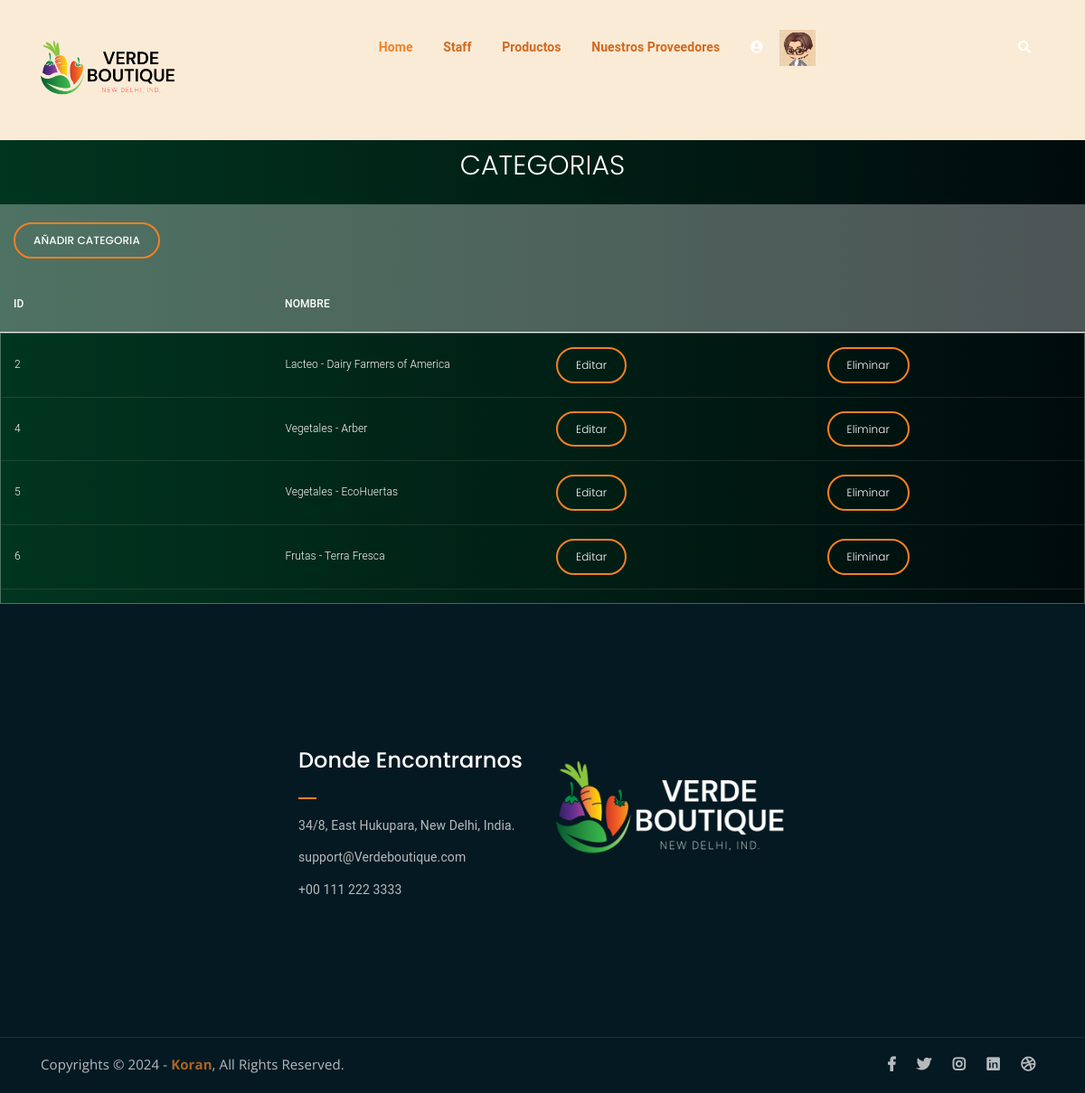
Screenshot of /Categorias (signed in) with the database file from the repository.
### Tienda/models.py (models this page shows, shortened)
class Avatar(models.Model):
    user = models.OneToOneField(User, on_delete=models.CASCADE)
    image = models.ImageField(upload_to='avatars', null=True, blank=True)

class Categoria(models.Model):
    nombre = models.CharField(max_length=100)
    objects = models.Manager()

### Tienda/views.py (the view)
# urls.py: path('Categorias', views.ver_cat, name='Cats'),
@staff_member_required
def ver_cat(request):
    categorias = Categoria.objects.all()
    dicc = {"categorias": categorias}
    return render(request, '#4CategoriaActiva.html', dicc)

### Tienda/template/#4CategoriaActiva.html (shortened to what this page needs)
{%extends '#2StockActivo.html' %}
{%load static%}
{%block lista%}
<h1>Categorias</h1>
<div class="tbl-header">
  <table cellpadding="0" cellspacing="0" border="0">
	<thead>
	  <tr>
		<th><a href="{%url 'AddCat' %}" class="bordered-btn" style="position: relative;">Añadir Categoria</a></th>
	  </tr>
	  <tr>
		<th>Id</th>
		<th>Nombre</th>
		<th></th>
		<th></th>
	  </tr>
	</thead>
  </table>
</div>
<div class="tbl-content">
  <table cellpadding="0" cellspacing="0" border="0">
	<tbody>
{% for n in categorias %}
	  <tr>
		<td class="product-name">{{n.id}}</td>
		<td class="product-name">{{n.nombre}}</td>
		<td><a href="{%url 'EdtCat' n.id%}" class="bordered-btn" style="position: relative;">Editar</a></td>
		<td><a href="{%url 'DelCat' n.id%}" class="bordered-btn" style="position: relative;">Eliminar</a></td>
	  </tr>
{% endfor %}
	</tbody>
  </table>
</div>
{%endblock%}

### Tienda/template/#2StockActivo.html (shortened to what this page needs)
<!DOCTYPE html>
<html lang="en">
	{%load static%}
<head>
	<link rel="stylesheet" href="{%static 'Tienda/assets/css/all.min.css' %}">
	<link rel="stylesheet" href="{%static 'Tienda/assets/bootstrap/css/bootstrap.min.css' %}">
	<link rel="stylesheet" href="{%static 'Tienda/assets/css/owl.carousel.css' %}">
	<link rel="stylesheet" href="{%static 'Tienda/assets/css/magnific-popup.css' %}">
	<link rel="stylesheet" href="{%static 'Tienda/assets/css/animate.css' %}">
	<link rel="stylesheet" href="{%static 'Tienda/assets/css/meanmenu.min.css' %}">
	<link rel="stylesheet" href="{%static 'Tienda/assets/css/main.css' %}">
	<link rel="stylesheet" href="{%static 'Tienda/assets/css/responsive.css' %}">
</head>
<body>
		<div class="top-header-area" id="sticker" style="background-color:antiquewhite; position:relative">
			<div class="container">
				<div class="row">
					<div class="col-lg-12 col-sm-12 text-center">
						<div class="main-menu-wrap">
							<div class="site-logo" style="position:inherit;">
								<a href="">
									<img src="{% static 'Tienda/assets/img/GreenFruitLogo2.png' %}" alt="">
								</a>
							</div>
							{%if request.user.is_authenticated %}
							<nav class="main-menu" style="display: flexbox; background-color:antiquewhite">
								<ul>
									<li class="current-list-item"><a href="{%url 'Home'%}">Home</a>
									</li>
									<li><a href="" style="color: chocolate;">Staff</a>
									</li>
									<li><a href="{%url 'PrdL'%}" style="color: chocolate;">Productos</a>
									</li>
									<li><a href="" style="color: chocolate;">Nuestros Proveedores</a>
									</li>
									<li><a href="#" class="fas fa-user-circle"></a>
									</li>
									<img src="{{user.avatar.image.url}}" alt="" width="40ppx" height="40ppx">
						{%endif%}
									<li>
										<div class="header-icons">
											<a class="mobile-hide search-bar-icon" href="#"><i class="fas fa-search"></i></a>
										</div>
									</li>
								</ul>
							</nav>
						</div>
					</div>
				</div>
			</div>
		</div>
{%block lista%}{%endblock%}
	<div class="footer-area">
		<div class="container">
			<div class="row">
				<div class="col-lg-3 col-md-6">
				</div>
				<div class="col-lg-3 col-md-6">
					<div class="footer-box get-in-touch">
						<h2 class="widget-title">Donde Encontrarnos</h2>
						<ul>
							<li>34/8, East Hukupara, New Delhi, India.</li>
							<li>support@Verdeboutique.com</li>
							<li>+00 111 222 3333</li>
						</ul>
					</div>
				</div>
				<div class="col-lg-3 col-md-6">
					<div class="footer-box pages">
					<img src="{%static 'Tienda/assets/img/GreenFruitLogo4.png' %}">
					</div>
				</div>
				<div class="col-lg-3 col-md-6">
				</div>
			</div>
		</div>
	</div>
	<div class="copyright">
		<div class="container">
			<div class="row">
				<div class="col-lg-6 col-md-12">
					<p>Copyrights &copy; 2024 - <a href="https://steamcommunity.com/profiles/76561198387410870/">Koran</a>,  All Rights Reserved.</p>
				</div>
				<div class="col-lg-6 text-right col-md-12">
					<div class="social-icons">
						<ul>
							<li><a href="#" target="_blank"><i class="fab fa-facebook-f"></i></a></li>
							<li><a href="#" target="_blank"><i class="fab fa-twitter"></i></a></li>
							<li><a href="#" target="_blank"><i class="fab fa-instagram"></i></a></li>
							<li><a href="#" target="_blank"><i class="fab fa-linkedin"></i></a></li>
							<li><a href="#" target="_blank"><i class="fab fa-dribbble"></i></a></li>
						</ul>
					</div>
				</div>
			</div>
		</div>
	</div>
</body>
</html>

### Tienda/static/Tienda/assets/css/main.css (style rules this page uses)
html { font-size: 14px; font-weight: 400; line-height: 28px; height: 100%; }
body { font-family: "Open Sans", sans-serif; font-weight: 400; font-size: 1rem; letter-spacing: 0.1px; line-height: 1.8; color: #051922; overflow-x: hidden; }
body img { max-width: 100%; }
a { cursor: pointer; text-decoration: none; -webkit-transition: all 0.2s ease-in-out; -o-transition: all 0.2s ease-in-out; transition: all 0.2s ease-in-out; }
h1, .h1, h2, .h2, h3, .h3, h4, .h4, h5, .h5, h6, .h6 { font-family: "Poppins", sans-serif; font-weight: 700; margin: 0 0 1.25rem 0; color: #051922; }
h1, .h1 { font-size: 4rem; font-weight: 700; line-height: 4rem; }
h2, .h2 { font-size: 3rem; font-weight: 700; line-height: 3.25rem; }
p { font-family: "Open Sans", sans-serif; font-weight: 400; font-size: 1rem; letter-spacing: 0.1px; line-height: 1.8; color: #051922; margin: 0 0 1.25rem 0; }
p:last-child { margin: 0; }
a.bordered-btn { font-family: 'Poppins', sans-serif; display: inline-block; color: #fff; border: 2px solid #F28123; padding: 7px 20px; }
a.boxed-btn, a.bordered-btn, a.cart-btn { border-radius: 50px; }
.top-header-area { position: absolute; z-index: 999; width: 100%; padding: 25px 0; }
nav.main-menu ul { margin: 0; padding: 0; list-style: none; }
nav.main-menu ul li { display: inline-block; }
nav.main-menu ul li a { color: #fff; font-weight: 700; display: block; padding: 15px; }
nav.main-menu ul > li { position: relative; }
nav.main-menu ul li:last-child a { display: inline-block; }
nav.main-menu > ul li:last-child { float: right; }
.site-logo { float: left; max-width: 150px; }
.main-menu-wrap { position: relative; }
.header-icons a { color: #fff; display: inline-block; padding: 10px; }
.site-logo { padding: 6px 0; }
nav.main-menu ul li.current-list-item > a { color: #F28123; }
nav.main-menu li a { -webkit-transition: 0.3s; -o-transition: 0.3s; transition: 0.3s; }
.top-header-area .header-icons a { -webkit-transition: 0.3s; -o-transition: 0.3s; transition: 0.3s; }
.top-header-area { -webkit-transition: 0.3s; -o-transition: 0.3s; transition: 0.3s; }
.footer-area { background-color: #051922; color: #fff; padding: 150px 0; }
h2.widget-title { font-size: 24px; font-weight: 500; position: relative; padding-bottom: 20px; color: #fff; }
h2.widget-title:after { position: absolute; left: 0; bottom: 0; width: 20px; height: 2px; background-color: #F28123; content: ""; }
.footer-box ul { margin: 0; padding: 0; list-style: none; }
.footer-box ul li { opacity: 0.7; margin-bottom: 10px; line-height: 1.8; }
.footer-box ul li:last-child { margin-bottom: 0; }
.copyright { background-color: #051922; border-top: 1px solid #232a35; }
.copyright p { margin: 0; color: #fff; opacity: 0.7; padding: 16px 0; font-size: 15px; }
.copyright a { color: #F28123; font-weight: 700; }
.social-icons ul { margin: 0; padding: 0; list-style: none; }
.social-icons ul li { display: inline-block; }
.social-icons ul li a { font-size: 16px; color: #fff; opacity: 0.7; padding: 16px 10px; display: block; }
a.bordered-btn { -webkit-transition: 0.3s; -o-transition: 0.3s; transition: 0.3s; }
.social-icons ul li a { -webkit-transition: 0.3s; -o-transition: 0.3s; transition: 0.3s; }
html, body { height: 100%; }
thead { border-bottom: 1px solid #eee; }

### Tienda/template/#2StockActivo.html (style rules this page uses)
h1 { font-size: 30px; color: #fff; text-transform: uppercase; font-weight: 300; text-align: center; margin-bottom: 15px; }
table { width:100%; table-layout: fixed; }
.tbl-header { background-color: rgba(255,255,255,0.3); }
.tbl-content { height:300px; overflow-x:auto; margin-top: 0px; border: 1px solid rgba(255,255,255,0.3); }
th { padding: 20px 15px; text-align: left; font-weight: 500; font-size: 12px; color: #fff; text-transform: uppercase; }
td { padding: 15px; text-align: left; vertical-align:middle; font-weight: 300; font-size: 12px; color: #fff; border-bottom: solid 1px rgba(255,255,255,0.1); }
body { background: -webkit-linear-gradient(left, #000000, #010e0f); background: linear-gradient(to right, #01351f, #000b0c); font-family: 'Roboto', sans-serif; }

### rows the page displays
Categoria: id "2", nombre "Lacteo - Dairy Farmers of America"
Categoria: id "4", nombre "Vegetales - Arber"
Categoria: id "5", nombre "Vegetales - EcoHuertas"
Categoria: id "6", nombre "Frutas - Terra Fresca"
